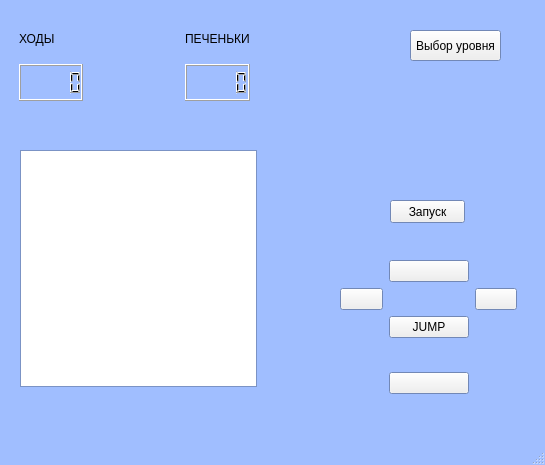
<?xml version="1.0" encoding="UTF-8"?>
<ui version="4.0">
 <class>Level</class>
 <widget class="QMainWindow" name="Level">
  <property name="geometry">
   <rect>
    <x>0</x>
    <y>0</y>
    <width>545</width>
    <height>465</height>
   </rect>
  </property>
  <property name="palette">
   <palette>
    <active>
     <colorrole role="Base">
      <brush brushstyle="SolidPattern">
       <color alpha="255">
        <red>255</red>
        <green>255</green>
        <blue>255</blue>
       </color>
      </brush>
     </colorrole>
     <colorrole role="Window">
      <brush brushstyle="SolidPattern">
       <color alpha="255">
        <red>160</red>
        <green>190</green>
        <blue>255</blue>
       </color>
      </brush>
     </colorrole>
    </active>
    <inactive>
     <colorrole role="Base">
      <brush brushstyle="SolidPattern">
       <color alpha="255">
        <red>255</red>
        <green>255</green>
        <blue>255</blue>
       </color>
      </brush>
     </colorrole>
     <colorrole role="Window">
      <brush brushstyle="SolidPattern">
       <color alpha="255">
        <red>160</red>
        <green>190</green>
        <blue>255</blue>
       </color>
      </brush>
     </colorrole>
    </inactive>
    <disabled>
     <colorrole role="Base">
      <brush brushstyle="SolidPattern">
       <color alpha="255">
        <red>160</red>
        <green>190</green>
        <blue>255</blue>
       </color>
      </brush>
     </colorrole>
     <colorrole role="Window">
      <brush brushstyle="SolidPattern">
       <color alpha="255">
        <red>160</red>
        <green>190</green>
        <blue>255</blue>
       </color>
      </brush>
     </colorrole>
    </disabled>
   </palette>
  </property>
  <property name="windowTitle">
   <string>Cookies: Level 1</string>
  </property>
  <widget class="QWidget" name="centralwidget">
   <widget class="QWidget" name="gridLayoutWidget">
    <property name="geometry">
     <rect>
      <x>340</x>
      <y>260</y>
      <width>177</width>
      <height>134</height>
     </rect>
    </property>
    <layout class="QGridLayout" name="gridLayout">
     <property name="spacing">
      <number>6</number>
     </property>
     <item row="3" column="1">
      <widget class="QPushButton" name="downArrow">
       <property name="text">
        <string/>
       </property>
       <property name="icon">
        <iconset resource="recources.qrc">
         <normaloff>:/images/images/downarrow.png</normaloff>:/images/images/downarrow.png</iconset>
       </property>
       <property name="iconSize">
        <size>
         <width>32</width>
         <height>32</height>
        </size>
       </property>
      </widget>
     </item>
     <item row="0" column="1">
      <widget class="QPushButton" name="upArrow">
       <property name="text">
        <string/>
       </property>
       <property name="icon">
        <iconset resource="recources.qrc">
         <normaloff>:/images/images/uparrow.png</normaloff>:/images/images/uparrow.png</iconset>
       </property>
       <property name="iconSize">
        <size>
         <width>32</width>
         <height>32</height>
        </size>
       </property>
      </widget>
     </item>
     <item row="1" column="0">
      <widget class="QPushButton" name="leftArrow">
       <property name="text">
        <string/>
       </property>
       <property name="icon">
        <iconset resource="recources.qrc">
         <normaloff>:/images/images/leftarrow.png</normaloff>:/images/images/leftarrow.png</iconset>
       </property>
       <property name="iconSize">
        <size>
         <width>32</width>
         <height>32</height>
        </size>
       </property>
      </widget>
     </item>
     <item row="1" column="2">
      <widget class="QPushButton" name="rightArrow">
       <property name="text">
        <string/>
       </property>
       <property name="icon">
        <iconset resource="recources.qrc">
         <normaloff>:/images/images/rightarrow.png</normaloff>:/images/images/rightarrow.png</iconset>
       </property>
       <property name="iconSize">
        <size>
         <width>32</width>
         <height>32</height>
        </size>
       </property>
      </widget>
     </item>
     <item row="1" column="1" rowspan="2">
      <widget class="QPushButton" name="jumpButton">
       <property name="text">
        <string>JUMP</string>
       </property>
      </widget>
     </item>
    </layout>
   </widget>
   <widget class="QWidget" name="gridLayoutWidget_3">
    <property name="geometry">
     <rect>
      <x>19</x>
      <y>20</y>
      <width>231</width>
      <height>81</height>
     </rect>
    </property>
    <layout class="QGridLayout" name="gridLayout_2">
     <item row="0" column="0">
      <widget class="QLabel" name="steps">
       <property name="text">
        <string>ХОДЫ</string>
       </property>
      </widget>
     </item>
     <item row="0" column="2">
      <widget class="QLabel" name="cookies">
       <property name="text">
        <string>ПЕЧЕНЬКИ</string>
       </property>
      </widget>
     </item>
     <item row="0" column="1">
      <spacer name="horizontalSpacer">
       <property name="orientation">
        <enum>Qt::Horizontal</enum>
       </property>
       <property name="sizeHint" stdset="0">
        <size>
         <width>40</width>
         <height>20</height>
        </size>
       </property>
      </spacer>
     </item>
     <item row="1" column="0">
      <widget class="QLCDNumber" name="stepsNumber"/>
     </item>
     <item row="1" column="2">
      <widget class="QLCDNumber" name="cookiesNumber"/>
     </item>
    </layout>
   </widget>
   <widget class="QPushButton" name="backToChoose">
    <property name="geometry">
     <rect>
      <x>410</x>
      <y>30</y>
      <width>91</width>
      <height>31</height>
     </rect>
    </property>
    <property name="text">
     <string>Выбор уровня</string>
    </property>
   </widget>
   <widget class="QGraphicsView" name="graphicsView">
    <property name="geometry">
     <rect>
      <x>20</x>
      <y>150</y>
      <width>237</width>
      <height>237</height>
     </rect>
    </property>
   </widget>
   <widget class="QWidget" name="gridLayoutWidget_2">
    <property name="geometry">
     <rect>
      <x>20</x>
      <y>150</y>
      <width>251</width>
      <height>251</height>
     </rect>
    </property>
    <layout class="QGridLayout" name="fieldLayout">
     <property name="sizeConstraint">
      <enum>QLayout::SetFixedSize</enum>
     </property>
     <property name="spacing">
      <number>0</number>
     </property>
    </layout>
   </widget>
   <widget class="QPushButton" name="startButton">
    <property name="geometry">
     <rect>
      <x>390</x>
      <y>200</y>
      <width>75</width>
      <height>23</height>
     </rect>
    </property>
    <property name="text">
     <string>Запуск</string>
    </property>
   </widget>
  </widget>
  <widget class="QStatusBar" name="statusbar"/>
 </widget>
 <resources>
  <include location="recources.qrc"/>
 </resources>
 <connections/>
</ui>
